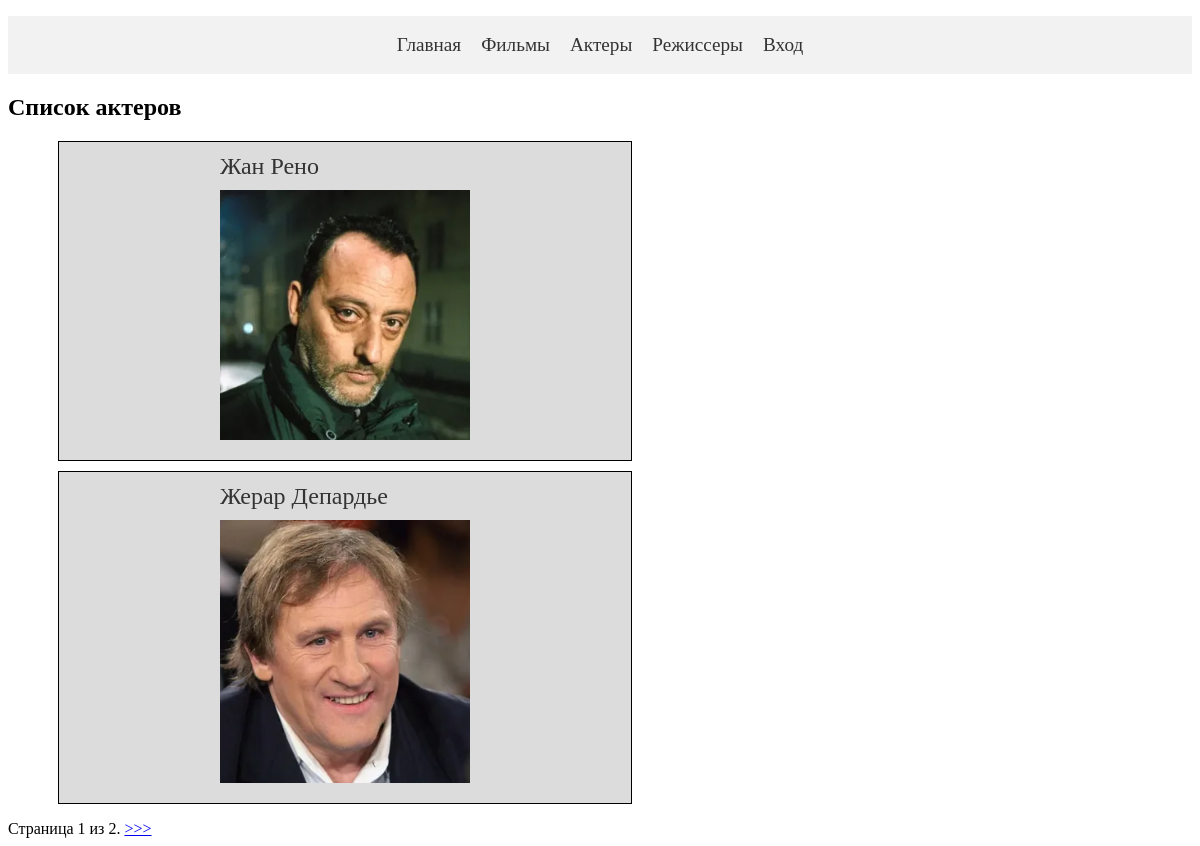
/actor/, run on the app's committed database.
### appkino/models.py (models this page shows, shortened)
class modelActor(models.Model):
    name = models.CharField(max_length=100, verbose_name='Актер')
    info = models.TextField(verbose_name='Информация', null=True, blank=True)
    foto = models.FileField(blank=True, null=True,
                              verbose_name='Фото',
                              upload_to='fotoActor/',
                              )
    def getUrl(self):
        return f'{self.id}/'

### appkino/views.py (the view)
# urls.py: path('actor/', views.actorList.as_view(),name='allactors'),
class actorList(generic.ListView):
    model = modelActor
    paginate_by = 2

### templates/appkino/modelactor_list.html (shortened to what this page needs)
{% extends 'index.html' %}
{% load static %}
{% block head %}
        <link rel="stylesheet" href="{% static 'css/index.css' %}">
    <link rel="stylesheet" href="{% static 'css/person.css' %}">
{% endblock %}
{% block content %}
    <h2>Список актеров</h2>
        <ul>
        {% for one in modelactor_list %}
            <li class="card">
                <a href="{{ one.getUrl }}">{{ one.name }}</a>
                <img src="{% static one.foto %}" alt="" width="250px">
            </li>
        {% endfor %}
        </ul>
    <div class="pagination">
    <span class="step-links">
        <span class="current">
            Страница {{ page_obj.number }} из {{ page_obj.paginator.num_pages }}.
        </span>
        {% if page_obj.has_next %}
            <a href="?page={{ page_obj.next_page_number }}">>>></a>
        {% endif %}
    </span>
</div>
{% endblock %}

### appkino/static/css/person.css (style rules this page uses)
.card { background-color: gainsboro; border: 1px solid black; display: flex; flex-direction: column; flex-wrap: wrap; min-width: 25%; max-width: 50%; align-content: space-around; padding-bottom: 20px; margin: 10px; }
.card a { line-height: 2em; text-decoration: none; font-size: 1.5em; color: #333333; }

### data on the page
modelActor: name "Жан Рено", foto (picture)
modelActor: name "Жерар Депардье", foto (picture)

### other printed values
{{ page_obj.number }} "1"
{{ page_obj.paginator.num_pages }} "2"
